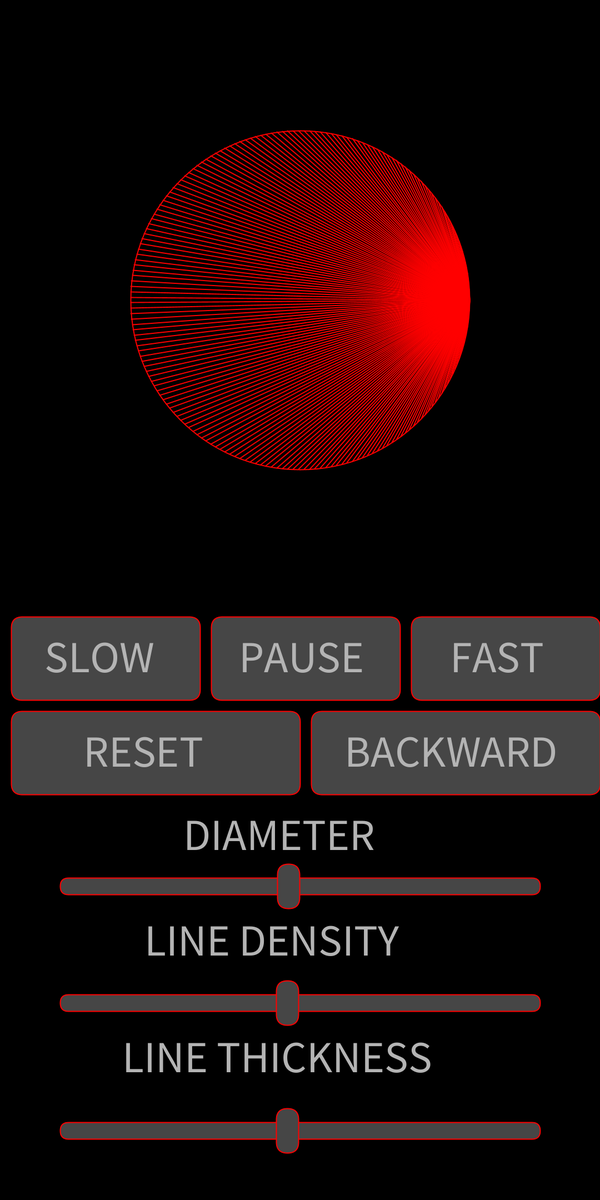
Frame 1 (no input)
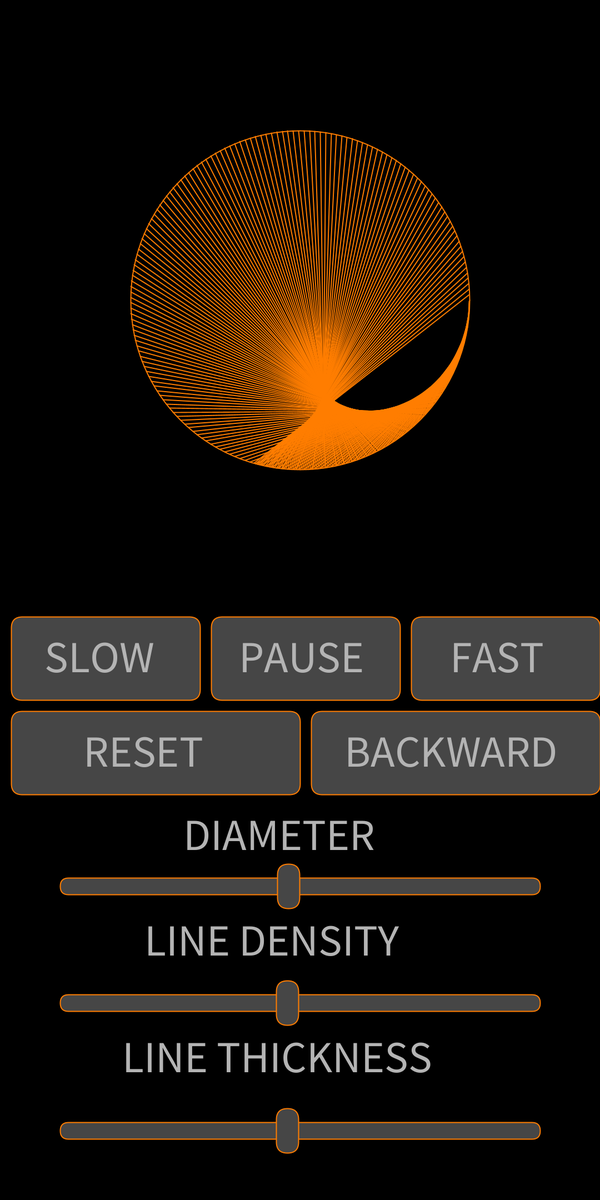
Frame 60 (the mouse pressed at the canvas centre just before this capture)
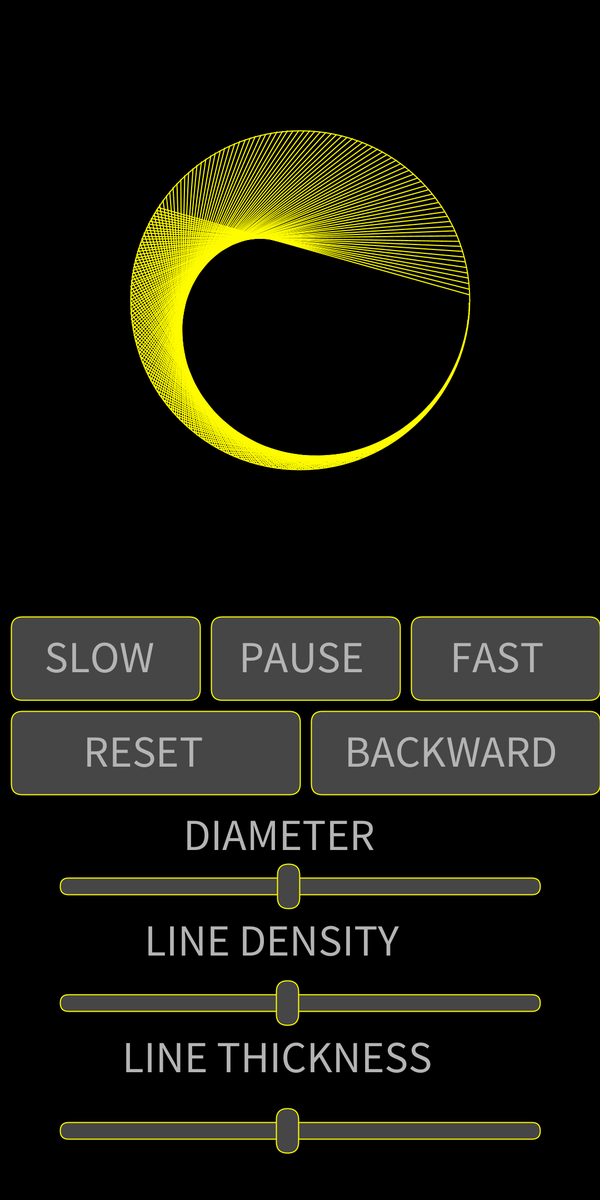
Frame 120 (the mouse held since frame 60 and released just before this capture)

The Processing sketch that drew these frames (run headless with seeded random() and noise(); from frame 60 on, the mouse is pressed at the canvas centre):

// Processing sketch: MezViz
// ── MezViz.pde
float pointCount = 390/2;
float timesTable;
float theta, diameter;
float x1, y1, x2, y2;
float speed = 0.005;
boolean play = true, forward = true;
float diameterController;
float pointCountController;
float lineThickness;


void setup(){
  size(1080, 2160);
  theta = TWO_PI/pointCount;
  colorMode(HSB, 360, 100, 100);
  diameter = (200+width-20)/2-20;
  diameterController = map(diameter, 200, width-20, width/10, 9*width/10);
  pointCountController = map(pointCount, 10, 400, width/10, 9*width/10);
  lineThickness = 3.9/2;
}


void draw(){
 renderFigure();
 renderControls();
}
 
 
void mousePressed(){
  if(mouseY>height/2+30 && mouseY<height/2+150){
    if(mouseX>20 && mouseX<width/3-20)
      speed/=2;
    if(mouseX>width/3+20 && mouseX<2*width/3-20)
      play = !play;
    if(mouseX>2*width/3+20 && mouseX<width-20)
      speed*=2;
  }
  if(mouseY>height/2+200 && mouseY< height/2+200+150){
    if(mouseX>20 && mouseX<width/2-20){
      timesTable = 0;
      speed = 0.005;
    }
    if(mouseX>width/2+20 && mouseX<width-20){ 
      if(forward == true) speed = -abs(speed);
      else speed = abs(speed);
      forward = !forward;
     }
  }
}


void mouseDragged(){
  if(mouseX>width/10 && mouseX<9*width/10){
    if(mouseY>3*height/4-100 && mouseY<3*height/4+60-10){
      diameterController = mouseX;
      diameter = map(diameterController, width/10, 9*width/10, 200, width-20);
    }
    if(mouseY>height-290-80-60 && mouseY<height-290-80+90){
      pointCountController = mouseX;
      pointCount = map(pointCountController, width/10, 9*width/10, 10, 400);
      theta = TWO_PI/pointCount;
    }
    if(mouseY>height-60-80-60 && mouseY<height-60-80+90){
      lineThickness = map(mouseX, width/10, 9*width/10, 0.1, 4);
    }
  }
} 
 
 
void renderFigure(){
  background(0);
  noFill();
  strokeWeight(lineThickness);
  stroke( abs(timesTable*100%360), 100, 100);  
  translate(width/2, width/2);
  ellipse(0, 0, diameter, diameter);
  for(int i=0;i<pointCount;i++){    
    x1 = 0.5*diameter*cos(theta*i);
    y1 = 0.5*diameter*sin(theta*i);
    x2 = 0.5*diameter*cos(theta*i*timesTable);
    y2 = 0.5*diameter*sin(theta*i*timesTable);
      line(x1, y1, x2, y2);
  }
  if(play == true){
    timesTable += speed;
  }
}
 
void renderControls(){
  translate(-width/2, -width/2);
  strokeWeight(2);
  fill(100);
  //play slower
  rect(20, height/2 + 30, width/3-20, 150, 20);
  //play/pause
  rect(width/3+20, height/2+30, width/3-20, 150, 20);
  //play faster
  rect(2*width/3+20, height/2+30, width/3-20, 150, 20);
  //reset
  rect(20, height/2+200, width/2-20, 150, 20);
  // forward/backward
  rect(width/2+20, height/2+200, width/2-20, 150, 20);
  //diamter
  rect(width/10, 3*height/4-40, 8*width/10, 30, 20);
  rectMode(CENTER);
  rect(diameterController, 3*height/4-40+15, 40, 80, 20);
  rectMode(CORNER);
  //point density
  rect(width/10, height-290-80, 8*width/10, 30, 20);
  rectMode(CENTER);
  rect(pointCountController, height-290-80+15, 40, 80, 20);
  rectMode(CORNER);
  //line thickness
  rect(width/10, height-60-80, 8*width/10, 30, 20);
  rectMode(CENTER);
  rect(map(lineThickness, 0.1, 4, width/10, 9*width/10), height-60-80+15, 40, 80, 20);
  rectMode(CORNER);
  
  
  fill(255);
  textSize(80);
  //play slower
  text("SLOW", 20+60, height/2 +30 +100);
  //play or pause
  if(play == false){ text("PLAY", width/3+20+60, height/2+30+100); }
  else            { text("PAUSE", width/3+20+50, height/2+30+100); }
  //play faster
  text("FAST", 2*width/3+20+70, height/2+30+100);
  //reset
  text("RESET", 20+130, height/2+200+100);
  //forward/backward
  if(forward == true){ text("BACKWARD", width/2+20+60, height/2+200+100); }
  else                { text("FORWARD", width/2+20+80, height/2+200+100); }
  //diameter
  text("DIAMETER", 330, 3*height/4-90);
  //Line density
  text("LINE DENSITY", 260, height-440);
  //Line thickness
  text("LINE THICKNESS", 220, height-230);
}
